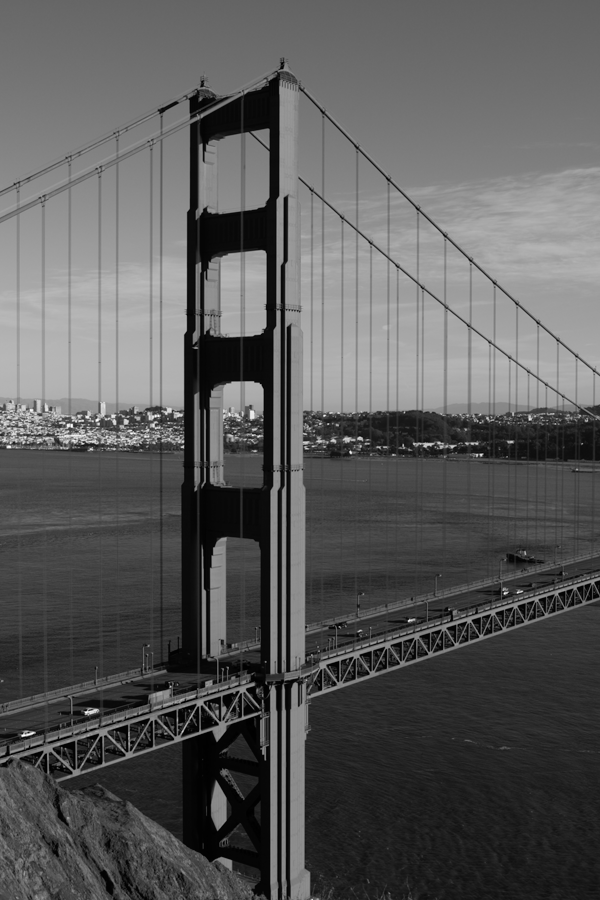
#> input picture Vision Artificial/Material Didactico/MaterialDocente/CODIGO/ejemplosCodigo/images/goldengate1.png, 600 x 900 px
$ python stich.py
#> lines starting #> are read from the running program, lines starting #| are printed output that depends on the picture; after the words box and inside, x2 and y2 are one past the last pixel; in counts of white or black regions, pixels touching at a corner belong together
#!/usr/bin/env python3
# -*- coding: utf-8 -*-
"""
Created on Mon Nov 26 18:15:11 2018

@author: mrincon
"""

from skimage.feature import ORB, match_descriptors
from skimage.io import imread
from skimage.measure import ransac
from skimage.transform import ProjectiveTransform
from skimage.color import rgb2gray
from skimage.io import imsave, show
from skimage.color import gray2rgb
#from skimage.exposure import rescale_intensity
from skimage.transform import warp
from skimage.transform import SimilarityTransform
import numpy as np
import cv2


def showPointsInImage(image, pointList):
    for p in pointList:
        P = ( int(p[1]), int(p[0]))
        cv2.circle(image, P, 4,(255,0,0))

    #T = tuple(map(tuple, pointList))
    #cv2.circle (img_aux, keypoints1[0,:]                            , 40, (255,0,0))
    #cv2.circle (img_aux  , (int(keypoints1[0,0]),int(keypoints1[0,1])), 40 , (255,0,0))


image0 = imread('images/goldengate1.png')
#> image0 is the input picture: shape (900, 600); min 0, max 255, mean 89.9
image0 = rgb2gray(image0)

image1 = imread('images/goldengate2.png')
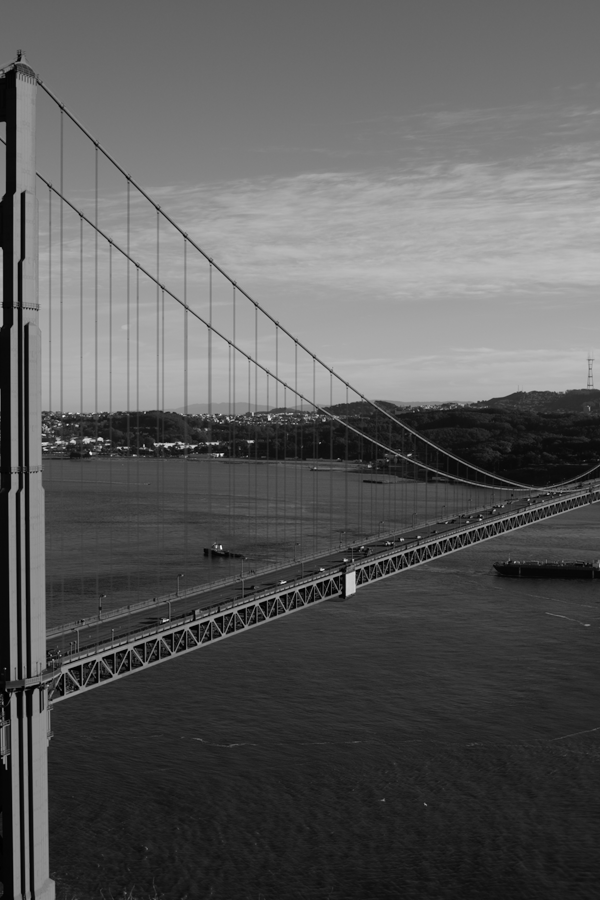
#> input picture Vision Artificial/Material Didactico/MaterialDocente/CODIGO/ejemplosCodigo/images/goldengate2.png, 600 x 900 px
#> image1 is the input picture: shape (900, 600); min 0, max 246, mean 90
image1 = rgb2gray(image1)


#inicialización de objeto ORB
orb = ORB(n_keypoints=1000, fast_threshold=0.05)
#orb = ORB(n_keypoints=50, fast_threshold=0.01)
# pocos puntos implica menos posibilidades de establecer correspondencia con los de otra imagen con la que solo comparten un trozo.
# Si se sabe por dónde buscar la correspondencia, resulta más fácil restringir la zona de análisis en busca de puntos de interés.


# calcular puntos característicos
orb.detect_and_extract(image0)
keypoints1 = orb.keypoints
descriptors1 = orb.descriptors

orb.detect_and_extract(image1)
keypoints2 = orb.keypoints
descriptors2 = orb.descriptors


# MOSTRAR RESULTADOS
#img_aux = np.zeros(image0.shape[0]*image0.shape[1]*3).reshape(image0.shape[0],image0.shape[1],3)
#img_aux[:,:,0]=img_aux[:,:,1]=img_aux[:,:,2]=image0.copy()
img_aux = image0.copy()
showPointsInImage(img_aux, keypoints1)
cv2.imshow("vent0",img_aux)
key = cv2.waitKey(0)
#> (key Esc is pressed here)

img_aux = image1.copy()
showPointsInImage(img_aux, keypoints2)
cv2.imshow("vent1",img_aux)
key = cv2.waitKey(0)
#> (key Esc is pressed here)


# establecer correspondencia.
# Utilizala distancia de Hamming para medir la distancia entre descriptores
# Los descriptores de ORB son binarios
matches12 = match_descriptors(descriptors1,
                              descriptors2,
                              cross_check=True)

# generar modelo de la transformación
src = keypoints2[matches12[:, 1]][:, ::-1]                  # [:, ::-1] cambia el orden en las columnas
dst = keypoints1[matches12[:, 0]][:, ::-1]
transform_model, inliers =  ransac((src, dst), ProjectiveTransform, min_samples=4, residual_threshold=2)

r, c = image1.shape[:2]    # se coge la imagen 2 para calcular los nuevos límites de la imagen cosida
#> r = 900; c = 600

corners = np.array([[0, 0],
                    [0, r],
                    [c, 0],
                    [c, r]])
#> corners = [[0, 0], [0, 900], [600, 0], [600, 900]]

warped_corners = transform_model(corners)

all_corners = np.vstack((warped_corners, corners))

corner_min = np.min(all_corners, axis=0)
#> corner_min = [0, -25.32]
corner_max = np.max(all_corners, axis=0)
#> corner_max = [892, 934.5]

output_shape = (corner_max - corner_min)
#> output_shape = [892, 959.8]
output_shape = np.ceil(output_shape[::-1])

offset = SimilarityTransform(translation=-corner_min)

image0_warp = warp(image0, offset.inverse, output_shape=output_shape, cval=-1)  # la primera imagen no se deforma, solo se traslada según el cálculo de la imagen completa realizado

#image1_warp = warp(image1, (model_robust + offset).inverse,output_shape=output_shape, cval=-1)
image1_warp = warp(image1, (transform_model + offset).inverse, output_shape=output_shape, cval=-1) # la segunda imagen se moldea de acuerdo con el punto de vista de la primera

#
image0_mask = (image0_warp != -1)
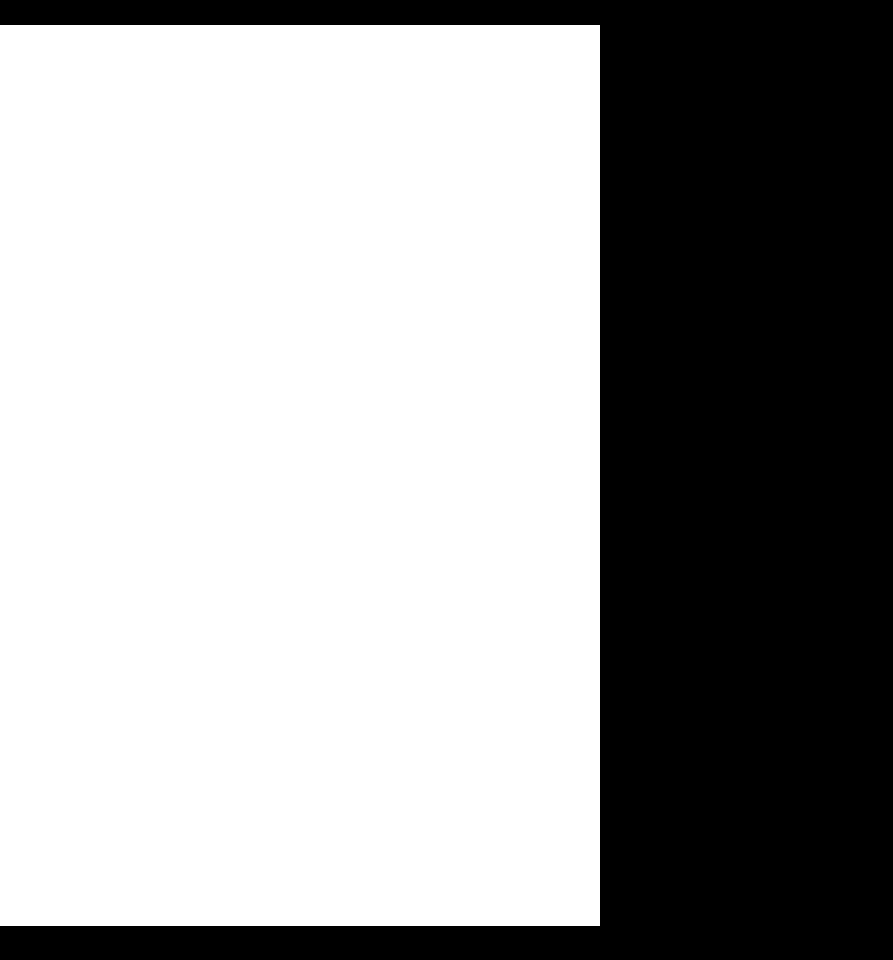
#> image0_mask: shape (960, 893) bool; 63.1% white; 1 black region, box (x1, y1, x2, y2) and area: (0, 0, 893, 960) 316680
image0_warp[~image0_mask] = 0
image0_alpha = np.dstack((gray2rgb(image0_warp), image0_mask))


image1_mask = (image1_warp != -1)
#> image1_mask: shape (960, 893) bool; 67.1% white; 2 black regions, box (x1, y1, x2, y2) and area: (0, 0, 875, 960) 278260, (885, 3, 893, 960) 3854
image1_warp[~image1_mask] = 0
image1_alpha = np.dstack((gray2rgb(image1_warp), image1_mask))


merged = (image0_alpha + image1_alpha)

alpha = merged[..., 3]
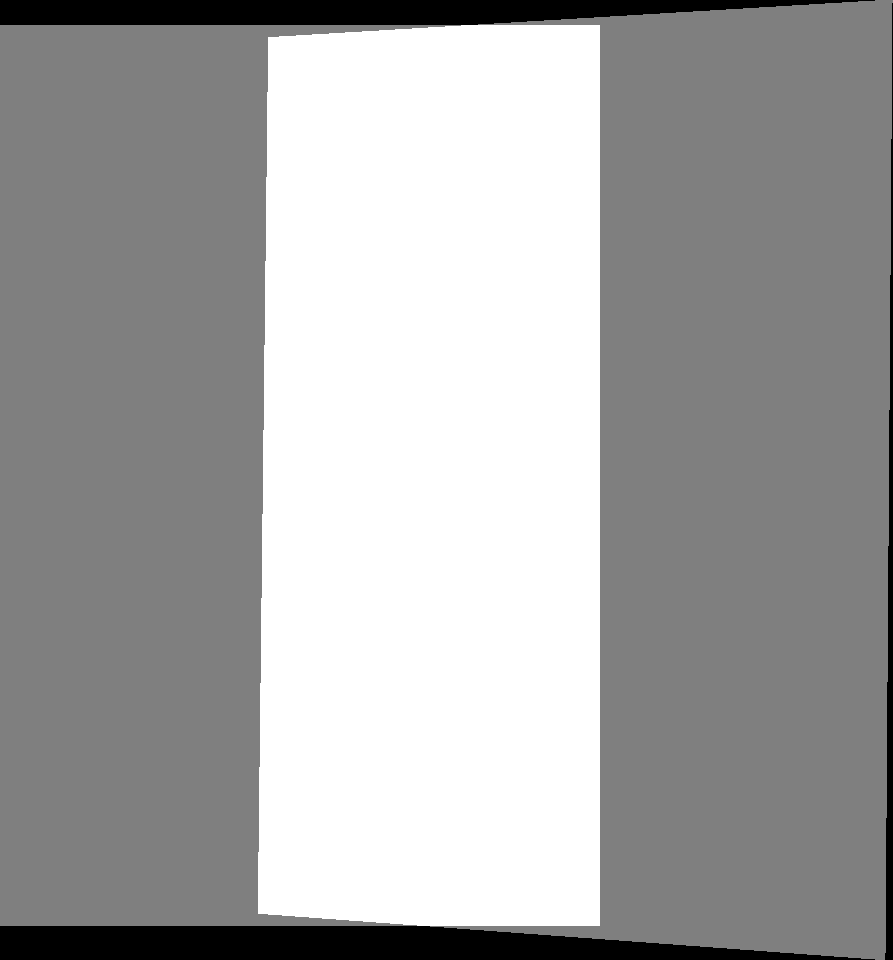
#> alpha: shape (960, 893) float64; min 0, max 2, mean 1.3; drawn with min black and max white
merged /= np.maximum(alpha, 1)[..., np.newaxis]
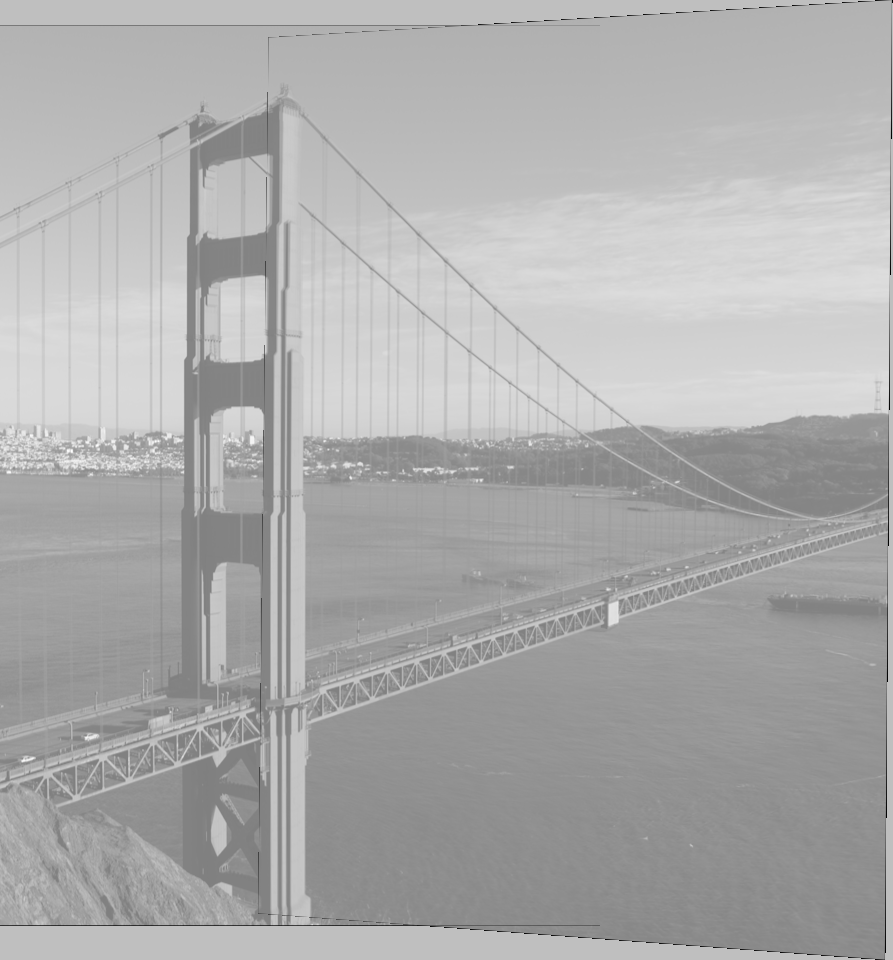
#> merged: shape (960, 893, 4) float64; mean R, G, B, A 0.332, 0.332, 0.332, 0.95; transparent parts drawn white
#> alpha: shape (960, 893) float64; values 0 (black) and 1 (white), 95% white; 3 black regions, box (x1, y1, x2, y2) and area: (0, 926, 875, 960) 22182, (0, 0, 875, 25) 16910, (885, 3, 893, 960) 3854

cv2.imshow('merged view', merged)
imsave('output.jpg', np.uint8(merged[:,:,:3]*255))
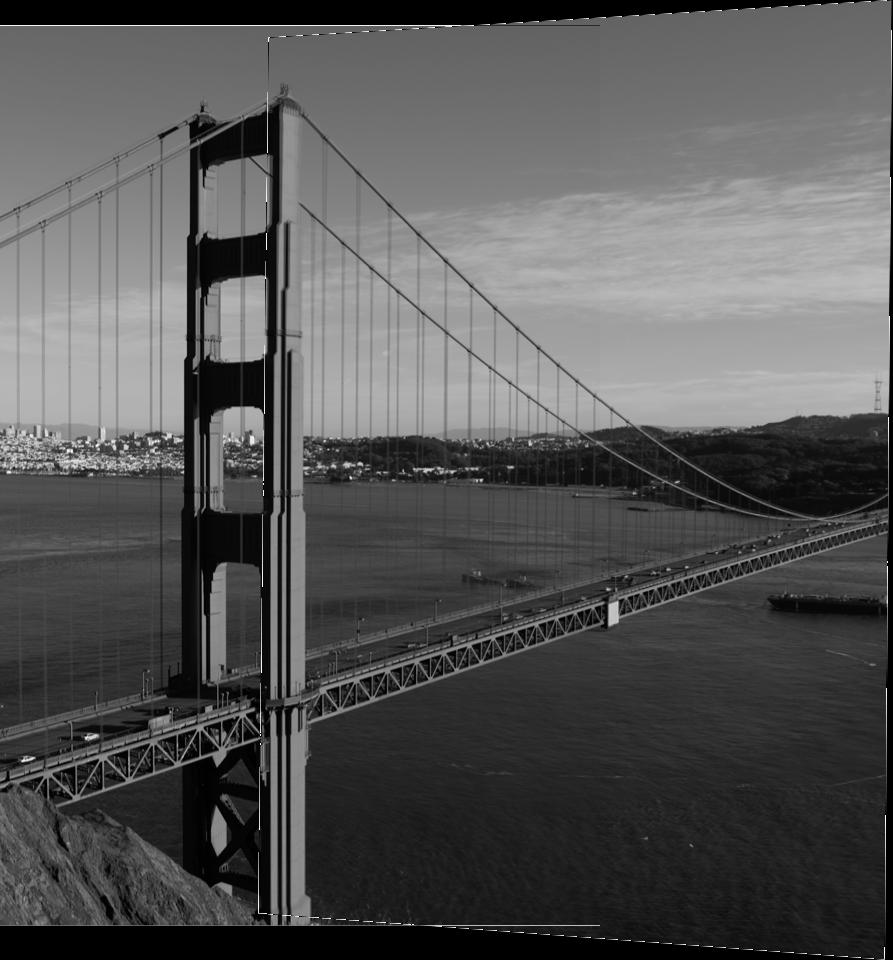
#> saved as output.jpg: shape (960, 893, 3); min 0, max 255, mean 85.2


'''


# ---------- ----------------------


import argparse
import cv2, random

parser = argparse.ArgumentParser()
parser.add_argument('--path', default='/home/mrincon/data_examples/Lena.png', help='Image path.')
params = parser.parse_args()
image = cv2.imread(params.path)
w, h = image.shape[1], image.shape[0]


def rand_pt(mult=1.):
    return (random.randrange(int(w*mult)),
            random.randrange(int(h*mult)))

cv2.circle(image, rand_pt(), 40, (255, 0, 0))
cv2.circle(image, rand_pt(), 5, (255, 0, 0), cv2.FILLED)
cv2.circle(image, rand_pt(), 40, (255, 85, 85), 2)
cv2.circle(image, rand_pt(), 40, (255, 170, 170), 2, cv2.LINE_AA)
cv2.line(image, rand_pt(), rand_pt(), (0, 255, 0))
cv2.line(image, rand_pt(), rand_pt(), (85, 255, 85), 3)
cv2.line(image, rand_pt(), rand_pt(), (170, 255, 170), 3, cv2.LINE_AA)
cv2.arrowedLine(image, rand_pt(), rand_pt(), (0, 0, 255), 3, cv2.LINE_AA)
cv2.rectangle(image, rand_pt(), rand_pt(), (255, 255, 0), 3)
cv2.ellipse(image, rand_pt(), rand_pt(0.3), random.randrange(360), 0, 360, (255, 255, 255), 3)
cv2.putText(image, 'OpenCV', rand_pt(), cv2.FONT_HERSHEY_SIMPLEX, 1, (0, 0, 0), 3)

cv2.imshow("result", image)
key = cv2.waitKey(0)

'''
